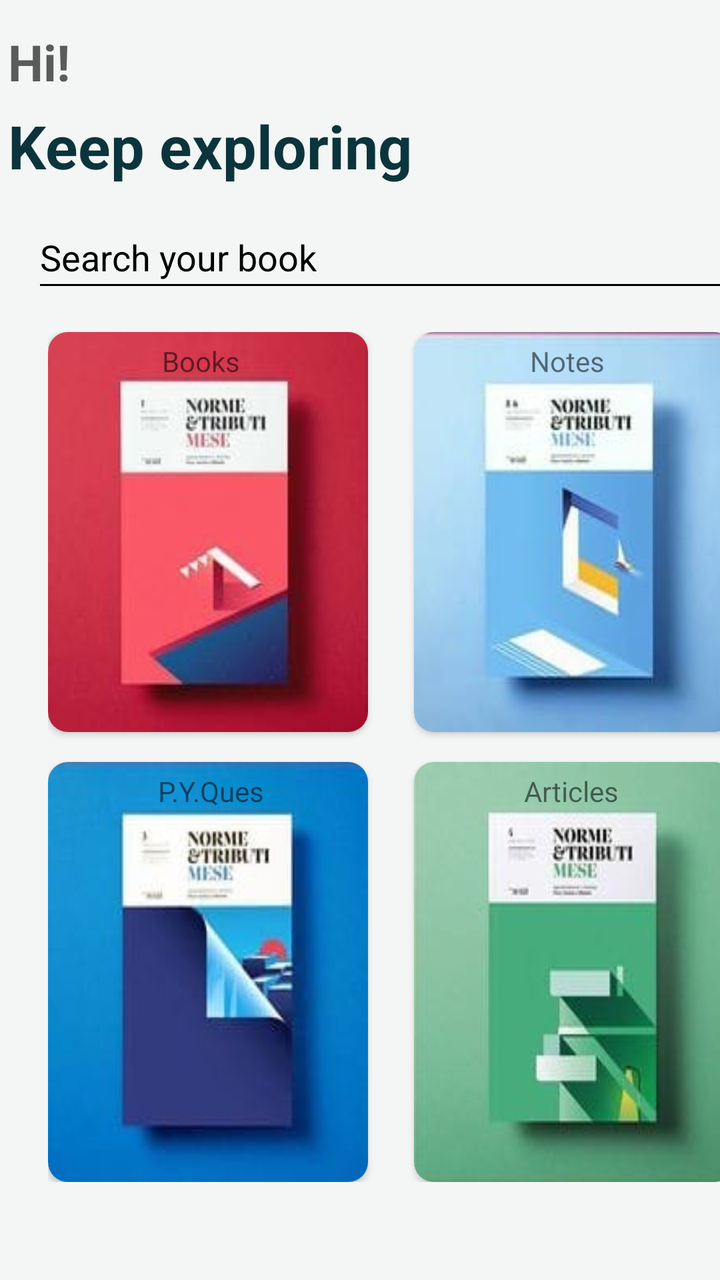
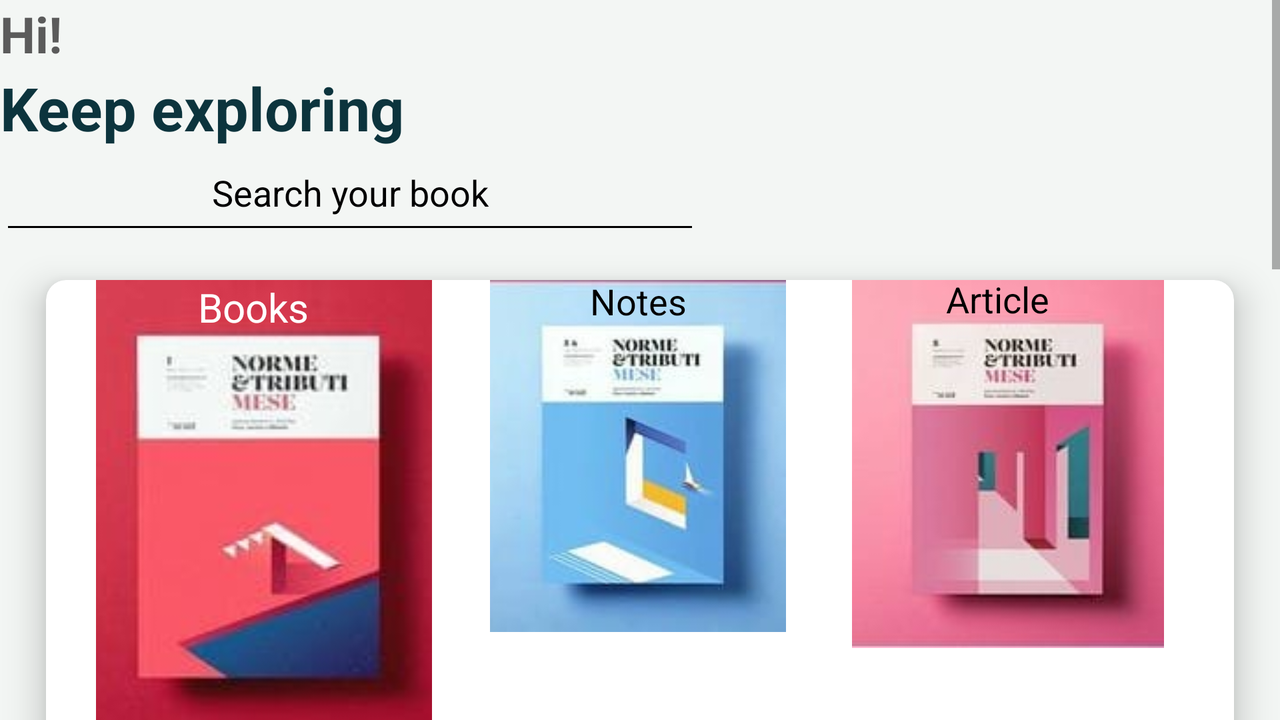

Compare how this app lays out the same screen by default and in its alternative resource folder. The renders come first, then the two layout files and the values they reference.
<!-- AndroidManifest.xml: application theme Theme.MyApplication -->
<!-- res/layout/activity_page2.xml -->
<?xml version="1.0" encoding="utf-8"?>
    <androidx.constraintlayout.widget.ConstraintLayout xmlns:android="http://schemas.android.com/apk/res/android"
        xmlns:app="http://schemas.android.com/apk/res-auto"
        xmlns:tools="http://schemas.android.com/tools"
        android:layout_width="match_parent"
        android:layout_height="match_parent"
        android:background="#f3f6f4"
        tools:context=".page2">


        <ScrollView
            android:layout_width="409dp"
            android:layout_height="wrap_content"
            tools:layout_editor_absoluteX="1dp"
            tools:layout_editor_absoluteY="1dp"
            tools:ignore="MissingConstraints">

            <LinearLayout
                android:layout_width="match_parent"
                android:layout_height="wrap_content"
                android:orientation="vertical"
                android:padding="4dp">

                    <TextView
                        android:id="@+id/textView11"
                        android:layout_width="93dp"
                        android:layout_height="match_parent"
                        android:layout_marginTop="10dp"
                        android:text="@string/hi"
                        android:textColor="#5b5b5b"
                        android:textSize="25sp"
                        android:textStyle="bold"
                        app:layout_constraintBottom_toBottomOf="parent"
                        app:layout_constraintEnd_toEndOf="parent"
                        app:layout_constraintHorizontal_bias="0.068"
                        app:layout_constraintStart_toStartOf="parent"
                        app:layout_constraintTop_toTopOf="parent"
                        app:layout_constraintVertical_bias="0.022"
                        tools:ignore="MissingConstraints" />


                    <TextView
                        android:id="@+id/textView12"
                        android:layout_width="wrap_content"
                        android:layout_height="match_parent"
                        android:layout_marginTop="5dp"
                        android:layout_marginEnd="191dp"
                        android:includeFontPadding="true"
                        android:text="@string/keep_exploring"
                        android:textColor="#0c343d"
                        android:textSize="30sp"
                        android:textStyle="bold"
                        app:layout_constraintBottom_toBottomOf="parent"
                        app:layout_constraintEnd_toEndOf="parent"
                        app:layout_constraintHorizontal_bias="0.143"
                        app:layout_constraintStart_toStartOf="parent"
                        app:layout_constraintTop_toTopOf="parent"
                        app:layout_constraintVertical_bias="0.083" />

                    <EditText
                        android:id="@+id/editTextTextPersonName6"
                        android:layout_width="380dp"
                        android:layout_height="48dp"
                        android:layout_marginTop="10dp"
                        android:layout_marginEnd="40dp"
                        android:layout_marginStart="12dp"
                        android:backgroundTint="@color/black"
                        android:bottomLeftRadius="15dp"
                        android:bottomRightRadius="15dp"
                        android:ems="20"
                        android:hint="@string/search_your_book"
                        android:inputType="textPersonName"
                        android:textColorHint="@color/black"
                        android:topLeftRadius="15dp"
                        android:topRightRadius="15dp"
                        tools:ignore="MissingConstraints"
                        android:autofillHints="Search bar" />


                <RelativeLayout
                    android:layout_marginTop="15dp"
                    android:layout_marginStart="20dp"
                    android:layout_width="match_parent"
                    android:layout_height="wrap_content"
                    >

                    <androidx.cardview.widget.CardView
                        android:id="@+id/books"
                        android:layout_width="160dp"
                        android:layout_height="200dp"
                        app:cardCornerRadius="10dp">

                        <FrameLayout
                            android:layout_width="match_parent"
                            android:layout_height="match_parent">

                            <ImageView
                                android:layout_width="match_parent"
                                android:layout_height="match_parent"
                                android:scaleType="fitXY"
                                android:src="@drawable/whatsapp_image_2023_04_02_at_16_33_00"
                                android:contentDescription="@string/todo" />

                            <TextView
                                android:text="@string/books"
                                android:layout_marginStart="57dp"
                                android:layout_marginTop="5dp"
                                android:layout_width="wrap_content"
                                android:layout_height="wrap_content"/>
                        </FrameLayout>

                    </androidx.cardview.widget.CardView>

                    <androidx.cardview.widget.CardView
                        android:id="@+id/notes"
                        android:layout_width="160dp"
                        android:layout_height="200dp"
                        android:layout_marginStart="23dp"
                        android:layout_toEndOf="@+id/books"
                        app:cardCornerRadius="10dp">

                        <FrameLayout
                            android:layout_width="match_parent"
                            android:layout_height="match_parent">

                            <ImageView
                                android:layout_width="match_parent"
                                android:layout_height="match_parent"
                                android:scaleType="fitXY"
                                android:src="@drawable/whatsapp_image_2023_04_02_at_16_32_57"
                                android:contentDescription="@string/todo" />

                            <TextView
                                android:text="@string/notes"
                                android:layout_marginStart="58dp"
                                android:layout_marginTop="5dp"
                                android:layout_width="wrap_content"
                                android:layout_height="wrap_content"/>
                        </FrameLayout>

                    </androidx.cardview.widget.CardView>

                    <androidx.cardview.widget.CardView
                        android:id="@+id/pyq"
                        android:layout_width="160dp"
                        android:layout_height="210dp"
                        android:layout_marginTop="15dp"
                        android:layout_alignParentStart="true"
                        android:layout_below="@+id/books"
                        app:cardCornerRadius="10dp">

                        <FrameLayout
                            android:layout_width="match_parent"
                            android:layout_height="match_parent">

                            <ImageView
                                android:layout_width="match_parent"
                                android:layout_height="match_parent"
                                android:scaleType="fitXY"
                                android:src="@drawable/whatsapp_image_2023_04_02_at_16_32_58"
                                android:contentDescription="@string/todo" />

                            <TextView
                                android:text="@string/p_y_ques"
                                android:layout_marginStart="55dp"
                                android:layout_marginTop="5dp"
                                android:layout_width="wrap_content"
                                android:layout_height="wrap_content"/>
                        </FrameLayout>

                    </androidx.cardview.widget.CardView>

                    <androidx.cardview.widget.CardView
                        android:id="@+id/articles"
                        android:layout_width="160dp"
                        android:layout_height="210dp"
                        android:layout_marginTop="15dp"
                        android:layout_marginStart="23dp"
                        android:layout_toEndOf="@+id/pyq"
                        android:layout_below="@+id/books"
                        app:cardCornerRadius="10dp">

                        <FrameLayout
                            android:layout_width="match_parent"
                            android:layout_height="match_parent">

                            <ImageView
                                android:layout_width="match_parent"
                                android:layout_height="match_parent"
                                android:scaleType="fitXY"
                                android:src="@drawable/whatsapp_image_2023_04_02_at_16_32_583"
                                android:contentDescription="@string/todo" />

                            <TextView
                                android:text="@string/articles"
                                android:layout_marginStart="55dp"
                                android:layout_marginTop="5dp"
                                android:layout_width="wrap_content"
                                android:layout_height="wrap_content"/>

                        </FrameLayout>

                    </androidx.cardview.widget.CardView>
                </RelativeLayout>


                

            </LinearLayout>


        </ScrollView>




</androidx.constraintlayout.widget.ConstraintLayout>
<!-- resources referenced by this layout -->
<resources>
  <!-- drawable whatsapp_image_2023_04_02_at_16_32_57: jpg bitmap (drawable, 5128 bytes) -->
  <!-- drawable whatsapp_image_2023_04_02_at_16_32_58: jpg bitmap (drawable, 4806 bytes) -->
  <!-- drawable whatsapp_image_2023_04_02_at_16_32_583: jpg bitmap (drawable, 4991 bytes) -->
  <!-- drawable whatsapp_image_2023_04_02_at_16_33_00: jpg bitmap (drawable, 4592 bytes) -->
  <string name="articles">Articles</string>
  <string name="books">Books</string>
  <string name="hi">Hi!</string>
  <string name="keep_exploring">Keep exploring</string>
  <string name="notes">Notes</string>
  <string name="p_y_ques">P.Y.Ques</string>
  <string name="search_your_book">Search your book</string>
  <string name="todo">TODO</string>
  <style name="Theme.MyApplication" parent="Theme.MaterialComponents.DayNight.NoActionBar">
          
          <item name="colorPrimary">@color/purple_500</item>
          <item name="colorPrimaryVariant">@color/purple_700</item>
          <item name="colorOnPrimary">@color/white</item>
          
          <item name="colorSecondary">@color/teal_200</item>
          <item name="colorSecondaryVariant">@color/teal_700</item>
          <item name="colorOnSecondary">@color/black</item>
          
           <item name="android:statusBarColor">?attr/colorPrimaryVariant</item>
          
      </style>
</resources>
<!-- res/layout-land/activity_page2.xml (the author's variant of the layout above) -->
<!-- drawn on the phone turned sideways -->
<?xml version="1.0" encoding="utf-8"?>
    <androidx.constraintlayout.widget.ConstraintLayout xmlns:android="http://schemas.android.com/apk/res/android"
        xmlns:app="http://schemas.android.com/apk/res-auto"
        xmlns:tools="http://schemas.android.com/tools"
        android:layout_width="match_parent"
        android:layout_height="match_parent"
        android:background="#f3f6f4"
        tools:context=".page2">


        <ScrollView
            android:layout_width="match_parent"
            android:layout_height="wrap_content"
            tools:layout_editor_absoluteX="1dp"
            tools:layout_editor_absoluteY="1dp"
            tools:ignore="MissingConstraints">

            <LinearLayout
                android:layout_width="match_parent"
                android:layout_height="wrap_content"
                android:orientation="vertical">


                <RelativeLayout
                    android:layout_width="match_parent"
                    android:layout_height="match_parent">


                    <TextView
                        android:id="@+id/textView11"
                        android:layout_width="93dp"
                        android:layout_height="match_parent"
                        android:text="@string/hi"
                        android:textColor="#5b5b5b"
                        android:textSize="25sp"
                        android:textStyle="bold"
                        app:layout_constraintBottom_toBottomOf="parent"
                        app:layout_constraintEnd_toEndOf="parent"
                        app:layout_constraintHorizontal_bias="0.068"
                        app:layout_constraintStart_toStartOf="parent"
                        app:layout_constraintTop_toTopOf="parent"
                        app:layout_constraintVertical_bias="0.022"
                        tools:ignore="MissingConstraints" />
                </RelativeLayout>


                <RelativeLayout
                    android:layout_width="match_parent"
                    android:layout_height="match_parent">

                    <TextView
                        android:id="@+id/textView12"
                        android:layout_width="wrap_content"
                        android:layout_height="match_parent"
                        android:includeFontPadding="true"
                        android:text="@string/keep_exploring"
                        android:textColor="#0c343d"
                        android:textSize="30sp"
                        android:textStyle="bold"
                        app:layout_constraintBottom_toBottomOf="parent"
                        app:layout_constraintEnd_toEndOf="parent"
                        app:layout_constraintHorizontal_bias="0.143"
                        app:layout_constraintStart_toStartOf="parent"
                        app:layout_constraintTop_toTopOf="parent"
                        app:layout_constraintVertical_bias="0.083" />


                </RelativeLayout>

                <RelativeLayout
                    android:layout_width="match_parent"
                    android:layout_height="match_parent">

                    <EditText
                        android:id="@+id/editTextTextPersonName6"
                        android:layout_width="350dp"
                        android:layout_height="48dp"
                        android:backgroundTint="@color/black"
                        android:bottomLeftRadius="15dp"
                        android:bottomRightRadius="15dp"
                        android:ems="10"
                        android:gravity="center_horizontal"
                        android:hint="@string/search_your_book"
                        android:inputType="textPersonName"
                        android:textColorHint="@color/black"
                        android:topLeftRadius="15dp"
                        android:topRightRadius="15dp"
                        app:layout_constraintBottom_toBottomOf="parent"
                        app:layout_constraintEnd_toEndOf="parent"
                        app:layout_constraintHorizontal_bias="0.428"
                        app:layout_constraintStart_toStartOf="parent"
                        app:layout_constraintTop_toTopOf="parent"
                        app:layout_constraintVertical_bias="0.157"
                        tools:ignore="MissingConstraints" />


                </RelativeLayout>


                <RelativeLayout
                    android:layout_width="match_parent"
                    android:layout_height="match_parent">

                    <androidx.cardview.widget.CardView
                        android:layout_width="match_parent"
                        android:layout_height="598dp"
                        app:cardCornerRadius="10dp"
                        app:cardElevation="10dp"
                        android:layout_marginLeft="10dp"
                        android:layout_marginRight="10dp"
                        app:cardUseCompatPadding="true"
                        tools:layout_editor_absoluteX="1dp"
                        tools:layout_editor_absoluteY="321dp">

                        <RelativeLayout
                            android:layout_width="match_parent"
                            android:layout_height="match_parent">


                            <ImageView
                                android:id="@+id/notes"
                                android:layout_width="148dp"
                                android:layout_height="176dp"
                                android:layout_marginStart="29dp"
                                android:layout_toEndOf="@+id/books"
                                android:scaleType="centerCrop"
                                app:srcCompat="@drawable/whatsapp_image_2023_04_02_at_16_32_57" />

                            <ImageView
                                android:id="@+id/articles"
                                android:layout_width="156dp"
                                android:layout_height="184dp"
                                android:layout_marginStart="33dp"
                                android:layout_toEndOf="@+id/notes"
                                android:scaleType="centerCrop"
                                app:srcCompat="@drawable/whatsapp_image_2023_04_02_at_16_32_59" />

                            <ImageView
                                android:id="@+id/books"
                                android:layout_width="168dp"
                                android:layout_height="226dp"
                                android:layout_alignParentStart="true"
                                android:layout_marginStart="25dp"
                                android:scaleType="centerCrop"
                                app:srcCompat="@drawable/whatsapp_image_2023_04_02_at_16_33_00" />

                            <ImageView
                                android:id="@+id/pyq"
                                android:layout_width="167dp"
                                android:layout_height="229dp"
                                android:layout_below="@+id/books"
                                android:layout_alignParentStart="true"
                                android:layout_marginStart="27dp"
                                android:layout_marginTop="45dp"
                                android:scaleType="centerCrop"
                                app:srcCompat="@drawable/whatsapp_image_2023_04_02_at_16_32_58" />

                            <TextView
                                android:id="@+id/textView2"
                                android:layout_width="69dp"
                                android:layout_height="27dp"
                                android:layout_alignStart="@+id/books"
                                android:layout_alignTop="@+id/books"
                                android:layout_alignEnd="@+id/books"
                                android:layout_alignBottom="@+id/books"
                                android:layout_marginStart="51dp"
                                android:layout_marginTop="0dp"
                                android:layout_marginEnd="48dp"
                                android:layout_marginBottom="199dp"
                                android:text="@string/books"
                                android:textColor="@color/white"
                                android:textSize="20sp" />

                            <TextView
                                android:id="@+id/textView3"
                                android:layout_width="65dp"
                                android:layout_height="30dp"
                                android:layout_alignStart="@+id/pyq"
                                android:layout_alignTop="@+id/pyq"
                                android:layout_alignEnd="@+id/pyq"
                                android:layout_alignBottom="@+id/pyq"
                                android:layout_marginStart="56dp"
                                android:layout_marginTop="1dp"
                                android:layout_marginEnd="46dp"
                                android:layout_marginBottom="198dp"
                                android:text="@string/p_y_q"
                                android:textColor="@color/white"
                                android:textSize="20sp" />

                            <TextView
                                android:id="@+id/textView5"
                                android:layout_width="57dp"
                                android:layout_height="21dp"
                                android:layout_alignStart="@+id/notes"
                                android:layout_alignTop="@+id/notes"
                                android:layout_alignEnd="@+id/notes"
                                android:layout_alignBottom="@+id/notes"
                                android:layout_marginStart="50dp"
                                android:layout_marginTop="-2dp"
                                android:layout_marginEnd="41dp"
                                android:layout_marginBottom="157dp"
                                android:text="@string/notes"
                                android:textColor="@color/black"
                                android:textSize="18sp" />

                            <TextView
                                android:id="@+id/textView6"
                                android:layout_width="wrap_content"
                                android:layout_height="wrap_content"
                                android:layout_alignStart="@+id/articles"
                                android:layout_alignTop="@+id/articles"
                                android:layout_alignEnd="@+id/articles"
                                android:layout_alignBottom="@+id/articles"
                                android:layout_marginStart="47dp"
                                android:layout_marginTop="-3dp"
                                android:layout_marginEnd="48dp"
                                android:layout_marginBottom="163dp"
                                android:text="@string/articles"
                                android:textColor="@color/black"
                                android:textSize="18sp" />


                        </RelativeLayout>


                    </androidx.cardview.widget.CardView>
                </RelativeLayout>


                <TextView
                    android:layout_width="wrap_content"
                    android:layout_height="wrap_content"
                    android:text="@string/comming_soon"
                    android:textSize="20sp"
                    android:textStyle="bold">

                </TextView>

                <TextView
                    android:layout_width="wrap_content"
                    android:layout_height="wrap_content"
                    android:text="@string/comming_soon"
                    android:textSize="20sp"
                    android:textStyle="bold">

                </TextView>

                <TextView
                    android:layout_width="wrap_content"
                    android:layout_height="wrap_content"
                    android:text="@string/comming_soon"
                    android:textSize="20sp"
                    android:textStyle="bold">

                </TextView>


                <TextView
                    android:layout_width="wrap_content"
                    android:layout_height="wrap_content"
                    android:text="@string/comming_soon"
                    android:textSize="20sp"
                    android:textStyle="bold">

                </TextView>

                <TextView
                    android:layout_width="wrap_content"
                    android:layout_height="wrap_content"
                    android:text="@string/comming_soon"
                    android:textSize="20sp"
                    android:textStyle="bold">

                </TextView>


                <TextView
                    android:layout_width="wrap_content"
                    android:layout_height="wrap_content"
                    android:text="@string/comming_soon"
                    android:textSize="20sp"
                    android:textStyle="bold">

                </TextView>


                <TextView
                    android:layout_width="wrap_content"
                    android:layout_height="wrap_content"
                    android:text="@string/comming_soon"
                    android:textSize="20sp"
                    android:textStyle="bold">

                </TextView>


                <TextView
                    android:layout_width="wrap_content"
                    android:layout_height="wrap_content"
                    android:text="@string/comming_soon"
                    android:textSize="20sp"
                    android:textStyle="bold">

                </TextView>

                <TextView
                    android:layout_width="wrap_content"
                    android:layout_height="wrap_content"
                    android:text="@string/comming_soon"
                    android:textSize="20sp"
                    android:textStyle="bold">

                </TextView>

            </LinearLayout>


        </ScrollView>




</androidx.constraintlayout.widget.ConstraintLayout>
<!-- resources referenced by the variant -->
<!-- as the phone turned sideways resolves them -->
<resources>
  <!-- drawable whatsapp_image_2023_04_02_at_16_32_57: jpg bitmap (drawable, 5128 bytes) -->
  <!-- drawable whatsapp_image_2023_04_02_at_16_32_58: jpg bitmap (drawable, 4806 bytes) -->
  <!-- drawable whatsapp_image_2023_04_02_at_16_32_59: jpg bitmap (drawable, 4843 bytes) -->
  <!-- drawable whatsapp_image_2023_04_02_at_16_33_00: jpg bitmap (drawable, 4592 bytes) -->
  <string name="articles">Articles</string>
  <string name="books">Books</string>
  <string name="comming_soon">comming soon</string>
  <string name="hi">Hi!</string>
  <string name="keep_exploring">Keep exploring</string>
  <string name="notes">Notes</string>
  <string name="p_y_q">P.Y.Q</string>
  <string name="search_your_book">Search your book</string>
  <style name="Theme.MyApplication" parent="Theme.MaterialComponents.DayNight.NoActionBar">
          
          <item name="colorPrimary">@color/purple_500</item>
          <item name="colorPrimaryVariant">@color/purple_700</item>
          <item name="colorOnPrimary">@color/white</item>
          
          <item name="colorSecondary">@color/teal_200</item>
          <item name="colorSecondaryVariant">@color/teal_700</item>
          <item name="colorOnSecondary">@color/black</item>
          
           <item name="android:statusBarColor">?attr/colorPrimaryVariant</item>
          
      </style>
</resources>
